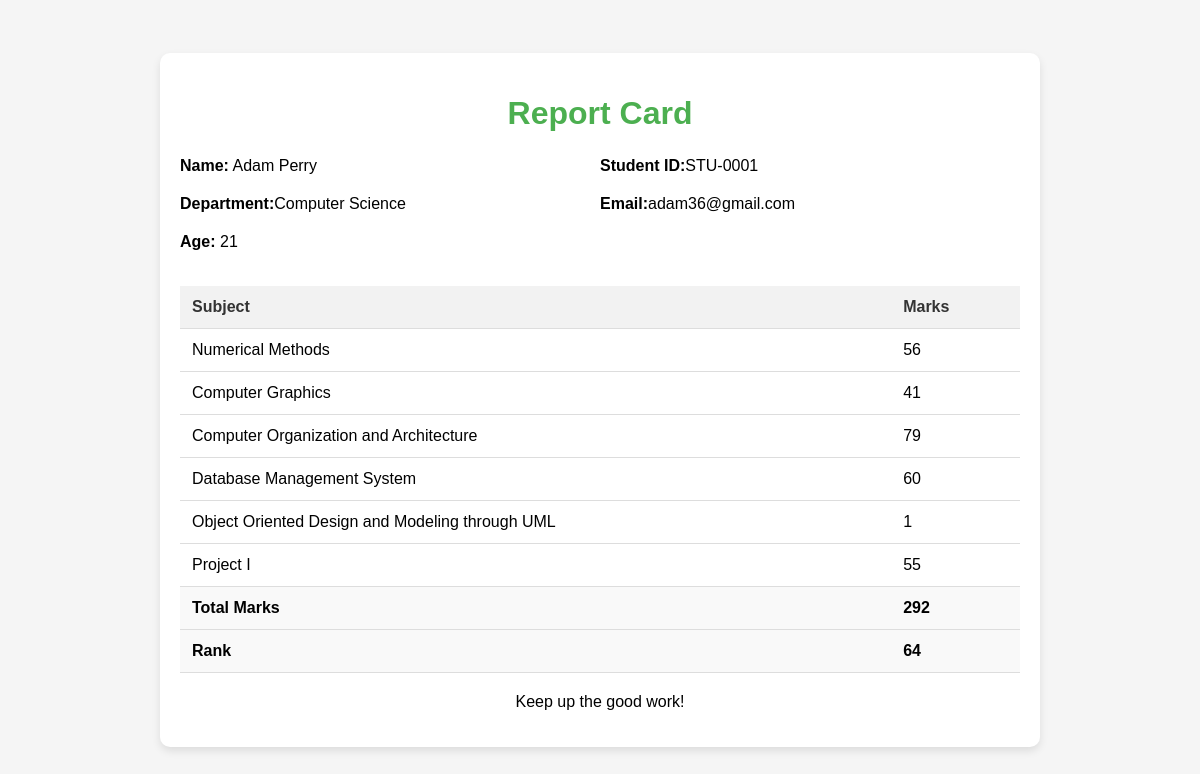
/see_marks/STU-0001, run on the app's committed database.
### Student/models.py (models this page shows, shortened)
class SubjectMarks(models.Model):
    student = models.ForeignKey(Student, related_name="studentmarks", on_delete=models.CASCADE)
    subject=models.ForeignKey(Subject, on_delete=models.CASCADE)
    marks=models.IntegerField()
    class Meta:
        unique_together=['student', 'subject']

class Student(models.Model):
    department=models.ForeignKey(Department, related_name="depart", on_delete=models.CASCADE)
    student_id=models.OneToOneField(StudentID, related_name="studentid", on_delete=models.CASCADE)
    student_name=models.CharField(max_length=100)
    student_email=models.EmailField(unique=True)
    student_age=models.IntegerField(default=18)
    student_address=models.TextField()
    def __str__(self) -> str:
        return self.student_name
    class Meta:
        ordering=['student_name']
        verbose_name="student"

class StudentID(models.Model):
    student_id=models.CharField(max_length=100)
    def __str__(self) -> str:
        return self.student_id

class Department(models.Model):
    department=models.CharField(max_length=100)
    def __str__(self) -> str:
        return self.department
    class Meta:
        ordering=['department']

class Subject(models.Model):
    subject_name=models.CharField(max_length=100)

### Student/views.py (the view)
# urls.py: path('see_marks/<student_id>', see_marks , name="see_marks"),
def see_marks(request, student_id):
    queryset=SubjectMarks.objects.filter(student__student_id__student_id=student_id)
    total_marks= queryset.aggregate(total_marks=Sum('marks'))
    student_query=Student.objects.filter(student_id__student_id=student_id)
    current_rank=-1
    ranks=Student.objects.annotate(marks=Sum('studentmarks__marks')).order_by('-marks', '-student_age' )
    i=1
    for rank in ranks:
        if student_id==rank.student_id.student_id:
            current_rank=i
            break
        i+=1
    return render(request, 'see_marks.html', {'queryset': queryset, "total_marks": total_marks, 'current_rank' : current_rank, "student_query": student_query})

### Student/templates/see_marks.html (shortened to what this page needs)
<!DOCTYPE html>
<html lang="en">
<head>
</head>
<body>
    <div class="report-card">
        <h1>Report Card</h1>
        <div class="student-info">
            <div>
                <p><strong>Name:</strong> {{queryset.first.student}}</p>
            </div>
            <div>
                <p><strong>Student ID:</strong>{{queryset.first.student.student_id}}</p>
            </div>
            <div>
                <p><strong>Department:</strong>{{queryset.first.student.department}} </p>
            </div>
            <div>
                <p><strong>Email:</strong>{{queryset.first.student.student_email}}</p>
            </div>
            <div>
                <p><strong>Age:</strong> {{queryset.first.student.student_age}}</p>
            </div>
        </div>
        <table>
            <tr>
                <th>Subject</th>
                <th>Marks</th>
            </tr>
            {% for marks in queryset %}
            <tr>
                <td>{{marks.subject.subject_name}}</td>
                <td>{{marks.marks}}</td>
            </tr>
            {% endfor %}
            <tr class="total">
                <td>Total Marks</td>
                <td>{{total_marks.total_marks}}</td>
            </tr>
            <tr class="rank">
                <td>Rank</td>
                <td>{{current_rank}}</td>
            </tr>
        </table>
        <div class="footer">
            <p>Keep up the good work!</p>
        </div>
    </div>
</body>
</html>

### Student/templates/see_marks.html (style rules this page uses)
body { font-family: 'Arial', sans-serif; background-color: #f5f5f5; margin: 0; padding: 0; display: flex; justify-content: center; align-items: center; height: 100vh; }
.report-card { background-color: #ffffff; border-radius: 10px; box-shadow: 0 4px 8px rgba(0, 0, 0, 0.1); width: 70%; max-width: 900px; padding: 20px; margin: 20px; }
.report-card h1 { text-align: center; color: #4CAF50; margin-bottom: 20px; }
.student-info { margin-bottom: 20px; display: flex; justify-content: space-between; flex-wrap: wrap; }
.student-info div { flex: 1 1 45%; margin-bottom: 10px; }
.student-info p { margin: 5px 0; }
.report-card table { width: 100%; border-collapse: collapse; }
.report-card th, .report-card td { padding: 12px; text-align: left; border-bottom: 1px solid #ddd; }
.report-card th { background-color: #f2f2f2; color: #333; }
.report-card .total, .report-card .rank { font-weight: bold; }
.report-card .total td, .report-card .rank td { background-color: #f9f9f9; }
.report-card .footer { text-align: center; margin-top: 20px; }

### data on the page
SubjectMarks: first.student "Adam Perry", first.student.student_id "STU-0001", first.student.department "Computer Science", first.student.student_email "adam36@gmail.com", first.student.student_age "21", subject.subject_name "Numerical Methods", marks "56"
SubjectMarks: subject.subject_name "Computer Graphics", marks "41"
SubjectMarks: subject.subject_name "Computer Organization and Architecture", marks "79"
SubjectMarks: subject.subject_name "Database Management System", marks "60"
SubjectMarks: subject.subject_name "Object Oriented Design and Modeling through UML", marks "1"
SubjectMarks: subject.subject_name "Project I", marks "55"

### other printed values
{{ total_marks.total_marks }} "292"
{{ current_rank }} "64"
